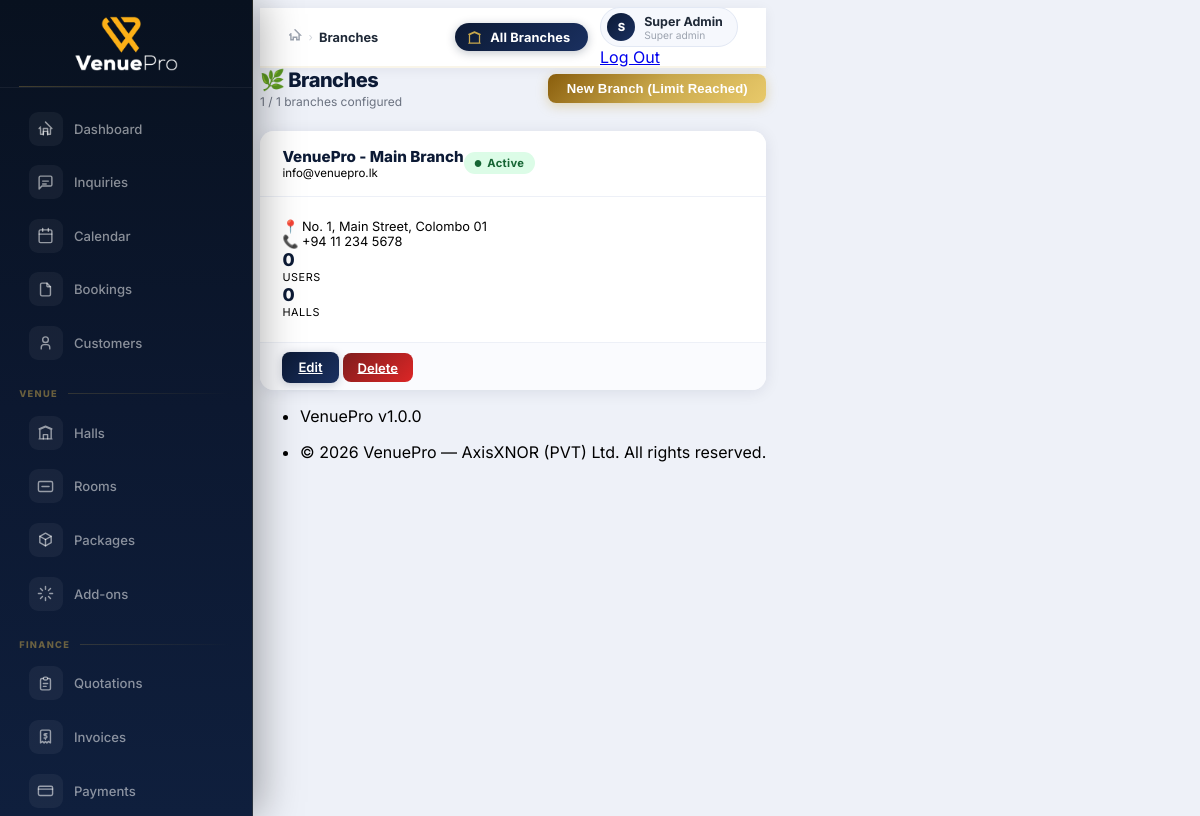
Screenshot of /modules/branches/index.php (signed in) with the database file from the repository.
### tables this page shows
CREATE TABLE `users` (
  `id` int(11) NOT NULL AUTO_INCREMENT,
  `branch_id` int(11) DEFAULT NULL,
  `role_id` int(11) NOT NULL,
  `user_id` varchar(20) DEFAULT NULL,
  `username` varchar(100) DEFAULT NULL,
  `name` varchar(150) NOT NULL,
  `email` varchar(150) NOT NULL,
  `password` varchar(255) NOT NULL,
  `phone` varchar(20) DEFAULT NULL,
  `avatar` varchar(255) DEFAULT NULL,
  `language` enum('en','ta','si') DEFAULT 'en',
  `is_active` tinyint(1) DEFAULT 1,
  `last_login` timestamp NULL DEFAULT NULL,
  `created_at` timestamp DEFAULT current_timestamp(),
  `updated_at` timestamp DEFAULT current_timestamp() ON UPDATE current_timestamp(),
  PRIMARY KEY (`id`),
  UNIQUE KEY `email` (`email`),
  UNIQUE KEY `user_id` (`user_id`),
  KEY `branch_id` (`branch_id`),
  KEY `role_id` (`role_id`),
  FOREIGN KEY (`branch_id`) REFERENCES `branches`(`id`) ON DELETE SET NULL,
  FOREIGN KEY (`role_id`) REFERENCES `roles`(`id`)
);

CREATE TABLE `roles` (
  `id` int(11) NOT NULL AUTO_INCREMENT,
  `name` varchar(50) NOT NULL,
  `slug` varchar(50) NOT NULL,
  `description` text DEFAULT NULL,
  PRIMARY KEY (`id`),
  UNIQUE KEY `slug` (`slug`)
);

CREATE TABLE `branches` (
  `id` int(11) NOT NULL AUTO_INCREMENT,
  `business_id` int(11) DEFAULT NULL,
  `name` varchar(150) NOT NULL,
  `address` text DEFAULT NULL,
  `city` varchar(100) DEFAULT NULL,
  `phone` varchar(20) DEFAULT NULL,
  `email` varchar(150) DEFAULT NULL,
  `logo` varchar(255) DEFAULT NULL,
  `is_active` tinyint(1) DEFAULT 1,
  `created_at` timestamp DEFAULT current_timestamp(),
  PRIMARY KEY (`id`),
  KEY `business_id` (`business_id`)
);

### modules/branches/index.php (the view, shortened to what the rows shown need)
<?php
Auth::check();
$db = Database::getInstance();
$cu = Auth::currentUser();
$user_uid = $_SESSION['user_uid'] ?? '';
$biz_info = $db->fetchOne("SELECT id, max_branches FROM sa_businesses WHERE admin_user_id = ?", [$user_uid]);
$sa_biz_id    = $biz_info ? (int)$biz_info['id'] : 0;
if (Auth::isSuperAdmin()) {
    $branch_filter = '';
    $branch_params = [];
} elseif ($sa_biz_id) {
    $branch_filter = 'WHERE b.business_id = ?';
    $branch_params = [$sa_biz_id];
} else {
    $branch_filter = 'WHERE b.id = ?';
    $branch_params = [$cu['branch_id']];
}
$branches = $db->fetchAll(
    "SELECT b.*,
       (SELECT COUNT(*) FROM users WHERE branch_id=b.id) as user_count,
       (SELECT COUNT(*) FROM halls WHERE branch_id=b.id) as hall_count
     FROM branches b $branch_filter ORDER BY b.name",
    $branch_params
);
require_once ROOT_PATH . '/includes/header.php';
?>
<div class="vp-page-header">
  <div>
    <h1 class="vp-page-title">🌿 <?= Lang::t('branches') ?></h1>
  </div>
</div>
<?php if ($branches): ?>
<div class="row g-3">
  <?php foreach ($branches as $br): ?>
  <div class="col-md-6 col-lg-4">
    <div class="card vp-card h-100">
      <div class="card-header">
        <div>
          <div class="fw-800 text-vp-navy" style="font-size:.95rem;"><?= Helper::sanitize($br['name']) ?></div>
          <?php if ($br['email']): ?><div class="text-secondary" style="font-size:.72rem;"><?= Helper::sanitize($br['email']) ?></div><?php endif; ?>
        </div>
        <?= $br['is_active'] ? '<span class="vp-badge badge-active">Active</span>' : '<span class="vp-badge badge-inactive">Inactive</span>' ?>
      </div>
      <div class="card-body">
        <?php if ($br['address']): ?>
        <div class="mb-2 text-secondary" style="font-size:.8rem;">
          📍 <?= nl2br(Helper::sanitize($br['address'])) ?>
        </div>
        <?php endif; ?>
        <?php if ($br['phone']): ?>
        <div class="mb-1 text-secondary" style="font-size:.8rem;">📞 <?= Helper::sanitize($br['phone']) ?></div>
        <?php endif; ?>
        <div class="mt-3 d-flex gap-3">
          <div class="text-center">
            <div class="fw-800 text-vp-navy" style="font-size:1.1rem;"><?= $br['user_count'] ?></div>
            <div class="text-secondary" style="font-size:.68rem;text-transform:uppercase;letter-spacing:.05em;">Users</div>
          </div>
          <div class="text-center">
            <div class="fw-800 text-vp-navy" style="font-size:1.1rem;"><?= $br['hall_count'] ?></div>
            <div class="text-secondary" style="font-size:.68rem;text-transform:uppercase;letter-spacing:.05em;">Halls</div>
          </div>
        </div>
      </div>
      <div class="card-footer d-flex gap-2">
        <a href="<?= BASE_URL ?>/modules/branches/edit.php?id=<?= $br['id'] ?>" class="btn btn-vp-primary btn-sm">Edit</a>
        <a href="<?= BASE_URL ?>/modules/branches/delete.php?id=<?= $br['id'] ?>" class="btn btn-vp-danger btn-sm" onclick="return confirm('Delete this branch?')">Delete</a>
      </div>
    </div>
  </div>
  <?php endforeach; ?>
</div>
<?php endif; ?>
<?php require_once ROOT_PATH . '/includes/footer.php'; ?>

### includes/header.php (shortened to what the rows shown need)
<!doctype html>
<html lang="<?= Lang::current() ?>">
<head>
  <link rel="stylesheet" href="https://cdn.jsdelivr.net/npm/@tabler/core@1.0.0-beta21/dist/css/tabler.min.css">
  <link rel="stylesheet" href="<?= BASE_URL ?>/assets/css/app.css">
</head>
<body class="antialiased">
<?php $cu = Auth::currentUser(); ?>
<div class="wrapper">
  <div class="page-wrapper">
    <div class="vp-topbar">
      <div class="vp-topbar-right">
        <div class="nav-item dropdown">
          <a href="#" class="vp-topbar-user" data-bs-toggle="dropdown">
            <div class="vp-topbar-avatar"><?= strtoupper(substr($cu['name'], 0, 1)) ?></div>
            <div class="d-none d-md-block">
              <div class="vp-topbar-uname"><?= Helper::sanitize($cu['name']) ?></div>
              <div class="vp-topbar-urole"><?= ucfirst(str_replace('_', ' ', $cu['role'])) ?></div>
            </div>
          </a>
        </div>
      </div>
    </div>
    <div class="page-body">
      <div class="container-xl">

### rows the page displays
users: name "S", name "Super Admin", role.slug "Super admin"
branches: name "VenuePro - Main Branch", email "info@venuepro.lk", is_active "Active", address "No. 1, Main Street, Colombo 01", phone "+94 11 234 5678", user_count "0", hall_count "0"

### other values shown
Helper::sanitize($bc['label']) "Branches"
Lang::t('branches') "Branches"
count($branches) "1"
$max_branches "1"
APP_NAME "VenuePro"
APP_VERSION "1.0.0"
